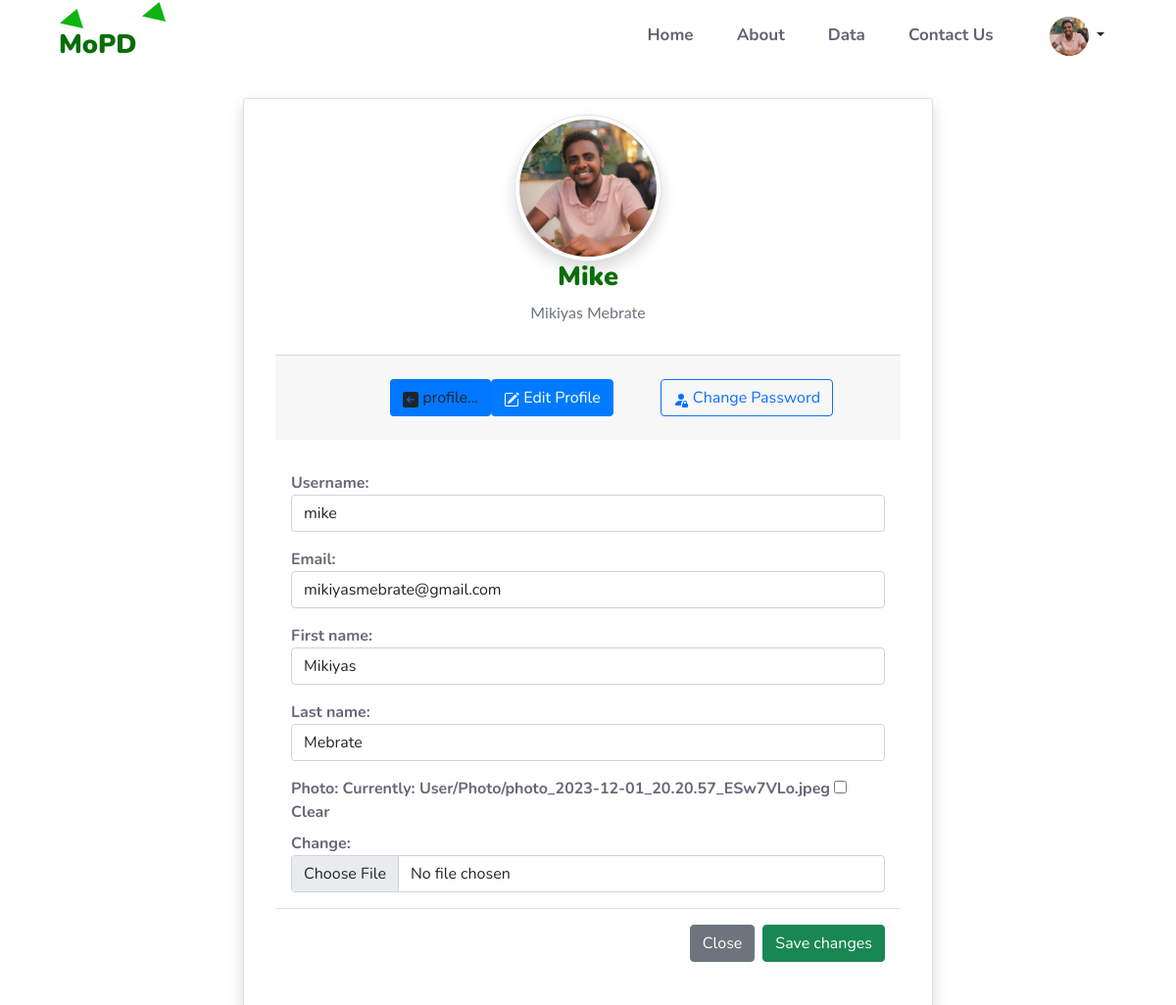
Screenshot of /user-management/staff-update-profile/ (signed in) with the database file from the repository.
### UserManagement/models.py (models this page shows)
class CustomUser(AbstractUser):
    email = models.EmailField(unique=True)
    photo = models.ImageField(upload_to='User/Photo', null=True, blank=True)
    is_active = models.BooleanField(default=True)
    USERNAME_FIELD='email'
    REQUIRED_FIELDS=['first_name','username','last_name']
    is_first_time = models.BooleanField(default = True)
    last_reset_password = models.DateTimeField(null=True, blank=True)

### UserManagement/decorators.py (the view)
    def wrapper_func(request, *args, **kwargs):
        if request.user.is_first_time:
            return  redirect('staff-change-password')
        elif request.user.is_staff and request.user.is_active:
            return view_func(request, *args, **kwargs)
        else:
             return HttpResponse('You are not authorized to access this content.')

### UserManagement/forms.py
class EditProfileForm(forms.ModelForm):
    error_css_class = 'text-danger'
    class Meta:
        model = CustomUser
        fields = ['username', 'email', 'first_name','last_name', 'photo']
        widgets = {
            'username' : forms.TextInput(attrs={'class': 'form-control'}),
            'email' : forms.EmailInput(attrs={'class': 'form-control'}),
            'first_name' : forms.TextInput(attrs={'class': 'form-control'}),
            'last_name' : forms.TextInput(attrs={'class': 'form-control'}),
                'password': forms.PasswordInput(attrs={'class': 'form-control'}),
                'photo' : forms.ClearableFileInput(attrs={
                    'class' : 'form-control'
                })
            }

### UserManagement/views.py (called while the page is built)
@login_required(login_url='login')
@staff_user_required
@admin_user_required
def staff_profile_updated(request):
    user = CustomUser.objects.get(pk = request.user.pk)
    form = EditProfileForm(request.POST or None, request.FILES or None,instance=user)
    if request.method == 'POST':
        if form.is_valid():
            form.save()
            messages.success(request, 'Successfully Updated!')
        else:
            messages.error(request, 'Please tye again!')
    context = {
        'form' : form
    }
    return render(request, 'setting.html', context)

### TimeSeriesBase/templates/setting.html (shortened to what this page needs)
{% load static%}
<html lang="en">
{% include "includes/head.html" %}
<body>
    {% include 'includes/navbar.html' %}
    </head>
    <div style="margin-top: 100px;" class="container emp-profile">
        {%load static%}
        <form method="post">
            <div class="row">
                <section class="content">
                    <div class="container-fluid">
                        <div class="row">
                            <div class="container-fluid">
                                <div class="row justify-content-center">
                                    <div class="col-md-8 ">
                                        <div class="card card-primary card-outline shadow ">
                                          <div class="card-body box-profile">
                                            <div class="text-center">
                                              <img class="rounded-circle img-fluid shadow img-thumbnail" width="150px" {% if user.photo %}
                                                src="/media/{{user.photo}}" {% else%} src="{% static 'assets/img/avatar.png'%}" {% endif %}
                                                alt="Profile Picture">
                                            </div>
                                            <h3 class="profile-username text-center">
                                              {{user.username | capfirst}}
                                            </h3>
                                            <p class="text-muted text-center">{{ user.first_name | capfirst }}
                                              {{ user.last_name| capfirst}}</p>
                                              <div class="card-body">
                                                <div class="tab-content">
                                                  <div class="active tab-pane" id="settings">
                                                    <div class="card-footer">
                                                        <ul class="nav d-flex justify-content-center">
                                                            <ul class="nav nav-pills ps-5 pt-3 pb-3">
                                                              <li class="nav-item ">
                                                                <a class="active btn" href="{% url 'staff-profile' %}">  profile...</a>
                                                              </li>
                                                              <li class="nav-item  text-center ">
                                                                <a class="active btn btn-outline-primary " href="{% url 'staff-update-profile' %}"> Edit Profile</a>
                                                              </li>
                                                              <li class="nav-item text-center ms-5 ">
                                                                <a class="btn btn-outline-primary " href="{% url 'staff-change-password' %}"> Change Password</a>
                                                              </li>
                                                            </ul>
                                                        </ul>
                                                      </div>
                                                    <form method="post" id="update-user-form" action="{% url 'staff-update-profile' %}" enctype="multipart/form-data">
                                                            <div class="modal-body">
                                                                <div class="mt-3 fw-bold">
                                                                    {{form.username.label}}:
                                                                    {{form.username}}
                                                                </div>
                                                                <div class="mt-3 fw-bold">
                                                                   {{form.email.label}}:
                                                                   {{form.email}}
                                                                </div>
                                                                <div class="mt-3 fw-bold">
                                                                   {{form.first_name.label}}:
                                                                   {{form.first_name}}
                                                                </div>
                                                                <div class="mt-3 fw-bold">
                                                                    {{form.last_name.label}}:
                                                                {{form.last_name}}
                                                                </div>
                                                                <div class="mt-3 fw-bold">
                                                                    {{form.photo.label}}:
                                                                    {{form.photo}}
                                                                </div>
                                                            </div>
                                                            <div class="modal-footer">
                                                                <button type="button" class="btn btn-secondary"
                                                                    data-bs-dismiss="modal">Close</button>
                                                                <button type="submit" class="btn btn-success">Save
                                                                    changes</button>
                                                            </div>
                                                        </form>
                                                  </div>
                                          </div>
                                        </div>
                                      </div>
                                        </div>
                                      </div>
                                </div>
                            </div>
                        </div>
                </section>
            </div>
        </form>
    </div>
</body>
</html>

### TimeSeriesBase/templates/includes/navbar.html (shortened to what this page needs)
{%load static%}
<header>
    <div class="header__area  header__transparent">
        <div class="header__shape p-absolute">
            <img src="{% static 'assets/img/icon/brand/trianlge.png' %}" alt="">
        </div>
        <div id="header__sticky" class="header__bottom header__bottom-2 header__style-4">
            <div class="container-fluid">
                <div class="ps-5 pe-5 row align-items-center">
                    <div class="col-xl-3 col-lg-3 col-md-6 col-sm-6 col-6">
                        <div class="logo-3 ">
                            <a href="{% url 'index' %}">
                                <img src="{% static 'assets/img/icon/brand/trianlge.png' %}" alt="">
                                <h3>MoPD</h3>
                            </a>
                        </div>
                    </div>
                    <div class="col-xl-9 col-lg-9 col-md-6 col-sm-6 col-6">
                        <div class="header__bottom-right d-flex justify-content-end align-items-center">
                            <div class="main-menu main-menu-3">
                                <nav id="mobile-menu">
                                    <ul>
                                        <li>
                                            <a href="{% url 'index' %}">Home</a>
                                        </li>
                                        <li><a href="{% url 'about' %}">About</a></li>
                                        <li>
                                            <a href="{% url 'data' %}">Data</a>
                                        </li>
                                        <li><a href="{% url 'contact' %}">Contact Us</a></li>
                                        <li>
                                            <div class="btn-group dropsend p-0 m-0">
                                                <button type="button" class="btn  dropdown-toggle"
                                                    data-bs-toggle="dropdown" aria-expanded="false">
                                                    <img class="rounded-circle img-fluid" width="40px"
                                                     {% if user.photo %}
                                                         src="/media/{{user.photo}}"
                                                     {% else %}
                                                        src="{% static 'assets/img/avatar.png'%}"
                                                     {% endif %}
                                                        alt="Profile Picture">
                                                </button>
                                            </div>
                                        </li>
                            </div>
                        </div>
                    </div>
                </div>
            </div>
        </div>
    </div>
</header>

### static/assets/css/datapage.css (style rules this page uses)
.card { background-color: white; margin: auto; }
.btn.active { background-color: rgb(0, 119, 255); }
* { -webkit-box-sizing: border-box; -ms-box-sizing: border-box; box-sizing: border-box; }

### TimeSeriesBase/templates/includes/head.html (style rules this page uses)
* { text-decoration: none !important; }

### rows the page displays
CustomUser: photo (picture), username "Mike", first_name "Mikiyas", last_name "Mebrate", username "mike", email "mikiyasmebrate@gmail.com"
